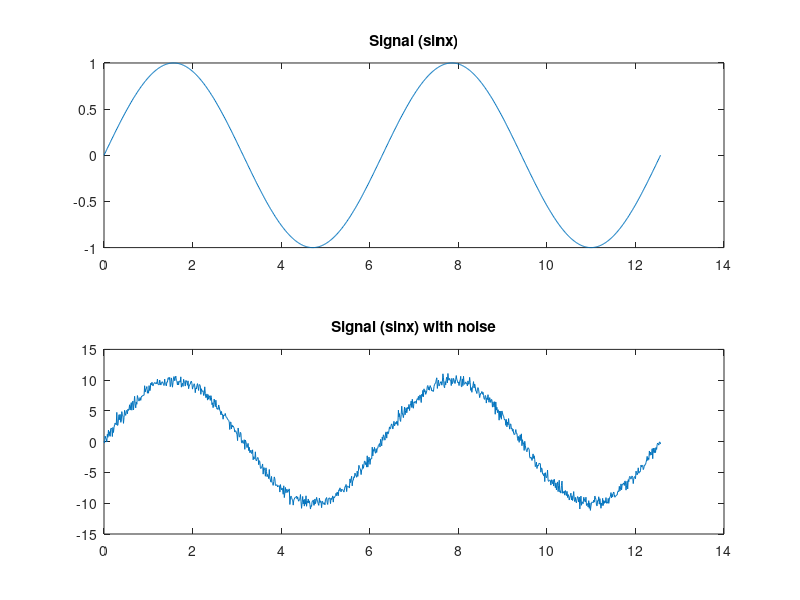
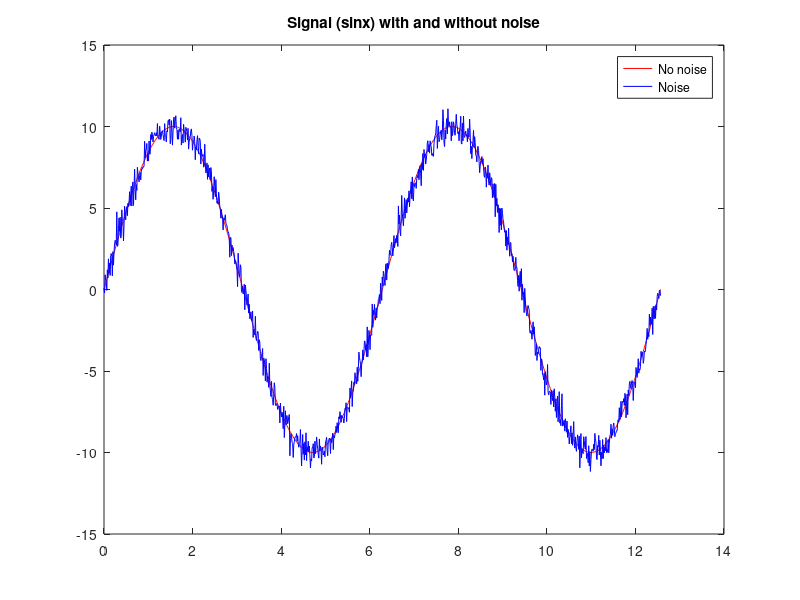

These charts were generated, in order, by the following MATLAB code:
clc
clear all

x = linspace(0, 4*pi, 1001);
s = sin(x);
A_signal = 10;              % Amplitude of signal
A_noise = 0.5;              % Amplitude of noise ----> it will be the std
s_noise = A_signal * s + A_noise * randn(1, 1001);
figure(1);
subplot(2,1,1);
plot(x, s);
title('Signal (sinx)');
subplot(2,1,2);
plot(x, s_noise);
title('Signal (sinx) with noise');

figure(2);
plot(x, A_signal * s, 'red');
hold on
plot(x, s_noise, 'blue');
title('Signal (sinx) with and without noise');
data = [s, s_noise];
legend({'No noise', 'Noise'});